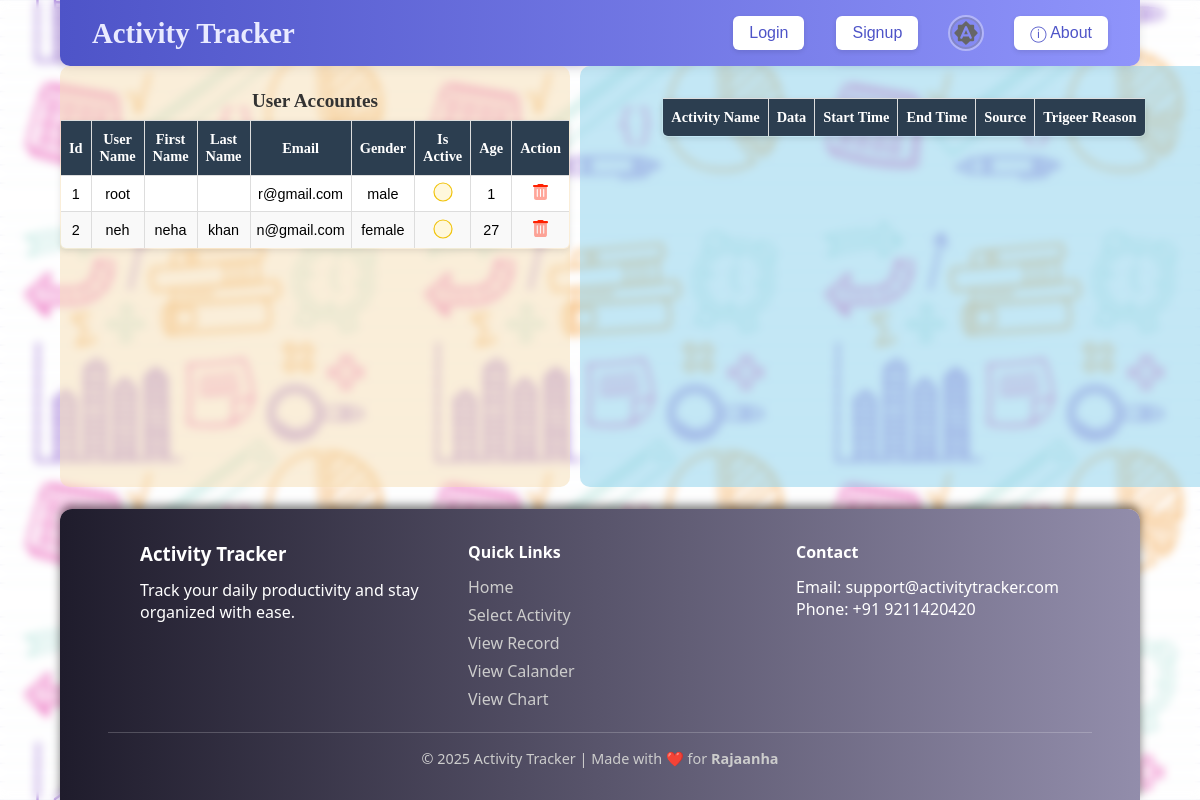
The app's page /usr_acc_man/, older data.
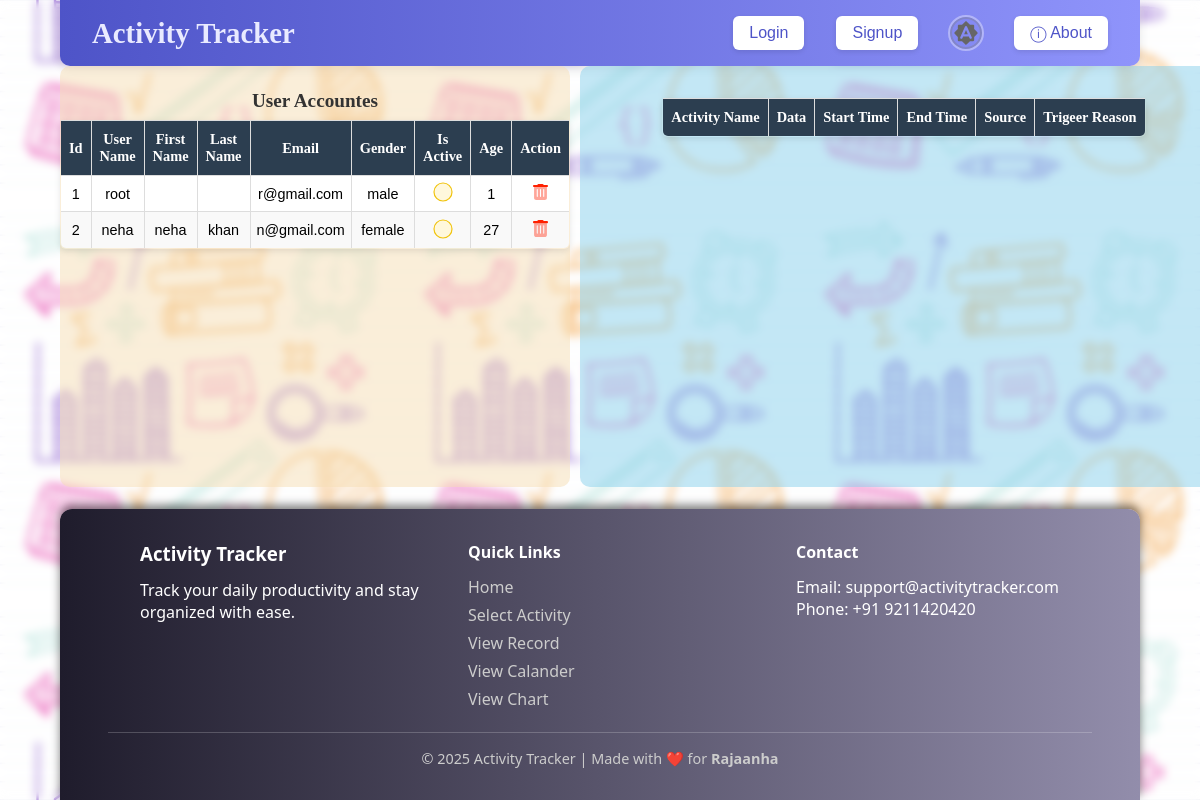
The same page, newer data.
### main/models.py (models this page shows)
class myuser(AbstractUser):
    phone= models.CharField(max_length=10, unique=True, validators=[RegexValidator(r'^\d{10}$')])
    gender= models.CharField(max_length=10, choices=[('male', 'Male'),('female', 'Female'), ('other', 'Other')], default='male')
    age = models.IntegerField(validators=[MinValueValidator(0),MaxValueValidator(100)], default=1, null=False)
    def __str__(self):
        return f"id:{self.id } usr_name:"+super().__str__()

### main/views.py (the view)
# urls.py: path('usr_acc_man/',  views.userAccountManage, name='userAccountManage'),
def userAccountManage(request, user_id=None, del_user_id=None):
    if del_user_id:
        user = get_object_or_404(myuser, usr_id = del_user_id)
        userAccData = list(myuser.objects.all().values('id','user_name', 'gender', 'age', 'pwd' ))
        return JsonResponse({'userAccData':userAccData, 'messages':{'tag':"sussess", 'msg':f"{del_user_id} data Sussefuy Deleted..."}}, safe=False)
    if user_id:
        userData = list(userRecords.objects.filter(usr_id=user_id).values('id', 'usr_id__username', 'activity_name', 'date', 'start_time', 'end_time', 'source', 'trigger'))
        return JsonResponse(userData, safe=False);
    else:
        all_users = myuser.objects.all()
        print(all_users)
        return render(request, 'userAccountManage.html', {'all_users': all_users})

### main/templates/userAccountManage.html (shortened to what this page needs)
{% extends 'base.html' %}
{% load static %}
{% block stylesheet %}
<link rel="stylesheet" href="{% static 'css/userAccountManage.css' %}">
{% endblock stylesheet %}
{% block content %}
<main>
    <div class="leftDiv">
        <table id="userAccountTable">
            <caption>User Accountes</caption>
            <thead>
                <tr>
                    <th>id</th>
                    <th>User name</th>
                    <th>First Name</th>
                    <th>Last Name</th>
                    <th>Email</th>
                    <th>Gender</th>
                    <th>is Active</th>
                    <th>Age</th>
                    <th>Action</th>
                </tr>
            </thead>
            <tbody>
                {% for user in all_users %}
                <tr data-id="{{ user.id }}">
                    <td >{{ user.id }}</td>
                    <td>{{ user.username }}</td>
                    <td>{{ user.first_name }}</td>
                    <td>{{ user.last_name }}</td>
                    <td>{{ user.email }}</td>
                    <td>{{ user.gender }}</td>
                    <td><input type="checkbox" name="active" id="active" value="{{ user.is_active }}"></td>
                    <td>{{ user.age }}</td>
                    <td>
                        <button class="deleteBtn">
                            <img src="{% static 'img/trash-can.svg' %}"  alt="Delete" title="delete record" style="width:.9rem;">
                        </button>
                    </td>
                </tr>
                {% endfor %}
            </tbody>
        </table>
    </div>
    <div class="rightDiv">
        <table id="userDataTable">
            <caption></caption>
            <thead>
                <tr>
                    <th>Activity Name</th>
                    <th>Data</th>
                    <th>Start Time</th>
                    <th>End Time</th>
                    <th>Source</th>
                    <th>Trigeer Reason</th>
                </tr>
            </thead>
        </table>
    </div>
</main>
{% endblock content %}

Row changes from the older to the newer data that the page shows:
changed myuser "neha": username "neh" → "neha"
